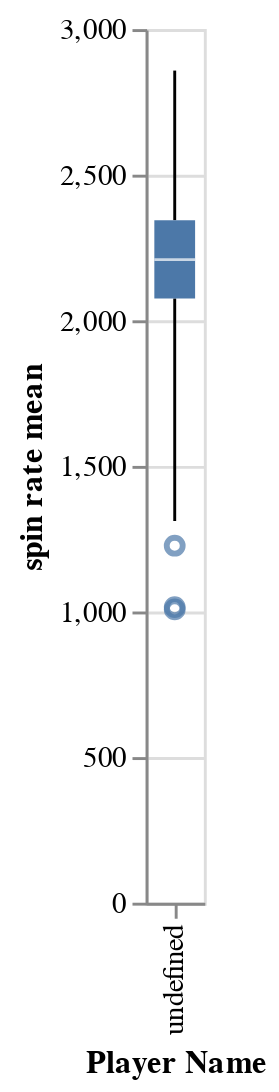

Notebook cell for this chart:
### Code cell
source = source = joined_pitching_cnf_df

alt.Chart(source).mark_boxplot(extent=3.0).encode(
    x='Player Name:O',
    y='spin rate mean:Q'
).interactive()

### Figure 1 — Vega-Lite specification as saved in the notebook (floating-point values rounded to 4 significant figures; data arrays with more than 128 entries replaced by an {"elided": "..."} marker saying what was removed)
{"config": {"view": {"continuousWidth": 400, "continuousHeight": 300}}, "data": {"name": "data-13fca4102f466269bc7c24452e15861d"}, "mark": {"type": "boxplot", "extent": 3.0}, "encoding": {"x": {"type": "ordinal", "field": "Player Name"}, "y": {"type": "quantitative", "field": "spin rate mean"}}, "selection": {"selector004": {"type": "interval", "bind": "scales", "encodings": ["x", "y"]}}, "$schema": "https://vega.github.io/schema/vega-lite/v4.8.1.json", "datasets": {"data-13fca4102f466269bc7c24452e15861d": {"elided": "729 records"}}}
